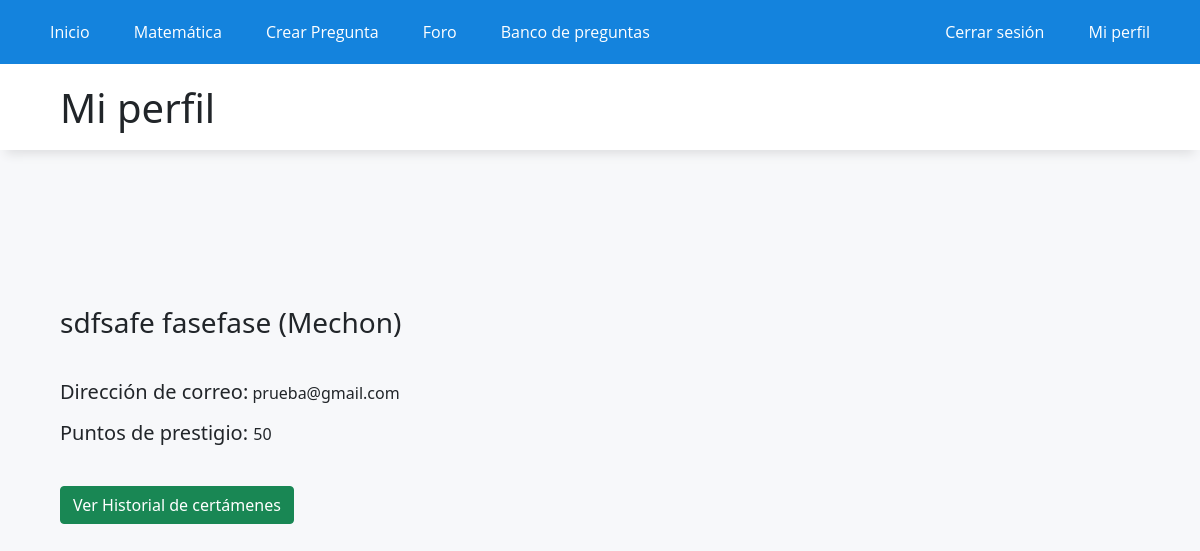
/mi_perfil/ (signed in), run on an earlier commit of the app's database.
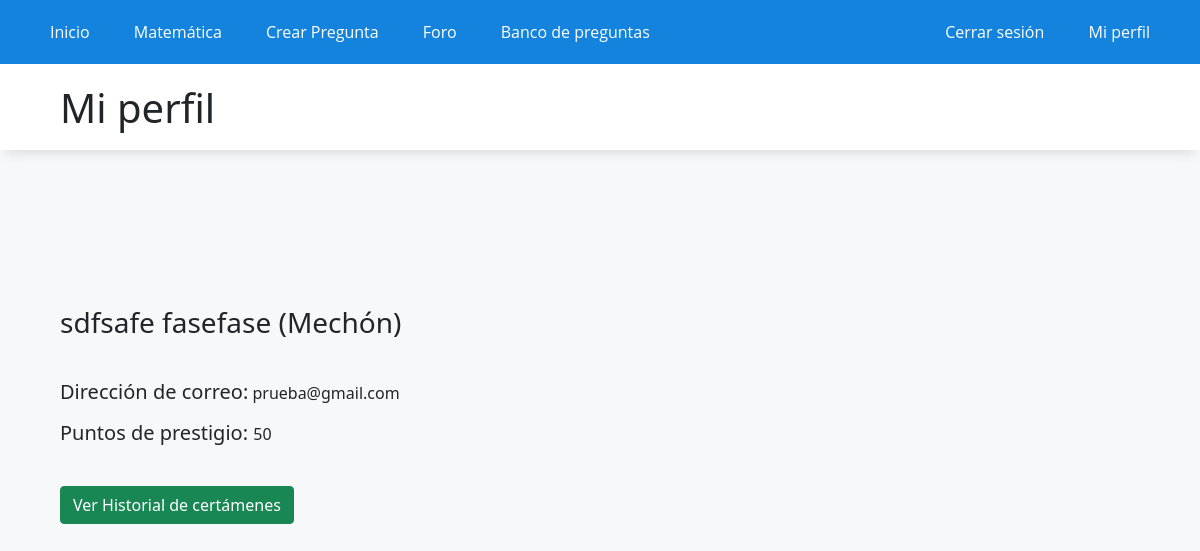
And on a later commit of the database.
### WebApp/models.py (models this page shows)
class profile(models.Model):
    name = models.OneToOneField(User, on_delete=models.CASCADE)
    resolved_questions = models.IntegerField(default=0)
    punctuation = models.IntegerField(default=0)
    elo = models.CharField(max_length=30, default="Mechon")

### WebApp/views.py (the view)
# urls.py: path('mi_perfil/', mi_perfil, name="mi_perfil"),
def mi_perfil(request):
    correo = request.user.email
    nombre_usuario = request.user.first_name + ' ' + request.user.last_name
    id = request.user.id
    puntos = profile.objects.filter(name_id=id).values()[0]['punctuation']
    elo = profile.objects.filter(name_id=id).values()[0]['elo']
    contexto = { 'UserName' : nombre_usuario
                ,'correo' : correo
                ,'puntos' : puntos
                ,'elo' : elo}
    return render(request,'app/mi_perfil.html',contexto)

### WebApp/templates/app/mi_perfil.html
{% extends 'app/base.html' %}
{% load static %}
{% block contenido %}
<div class="titulo">
    <h1>Mi perfil</h1>
</div>
<div class="elContenedor">
    <div>
        <p class="imagen-perfil"></p>
        <h3 style="display: inline;" id="nombreUsuario">{{UserName}} ({{elo}})</h3>
        <div style="margin-top: 40px; margin-bottom: 40px;">
            <p>
                <h5 style="display: inline;">Dirección de correo:</h5>
                <p style="display: inline;"> {{correo}}</p>
            </p>
            <p>
                <h5 style="display: inline;">Puntos de prestigio: </h5>
                <p style="display: inline;"> {{puntos}}</p>
            </p>
        </div>
    </div>
    <div>
        <a href="/historial/" class="btn btn-success">Ver Historial de certámenes</a>
    </div>
    {% endblock %}

What changed in the data, as far as the page shows it:
changed profile: elo "Mechon" → "Mechón"
